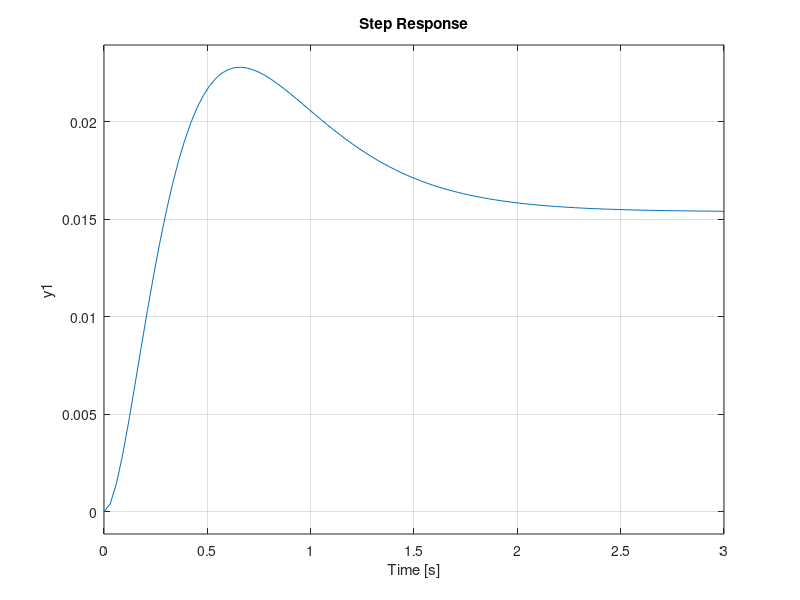

Here is the MATLAB script that generated this plot: (Note: this script raises an error after producing the figure.)
% uncompensated system
zeros_uncomp = -1;
poles_uncomp = [-4 -4 -4];
gain_uncomp = 1;
uncomp = zpk(zeros_uncomp,poles_uncomp,gain_uncomp);

% compensated system
zeros_comp = -1;
poles_comp = [-5.8620 -4 -4 -4];
gain_comp = 226.3020;
comp = zpk(zeros_comp,poles_comp,gain_comp);

figure
step(feedback(uncomp,1))
stepinfo_uncomp = stepinfo(uncomp)
figure
step(feedback(comp,1))
stepinfo_comp = stepinfo(comp)